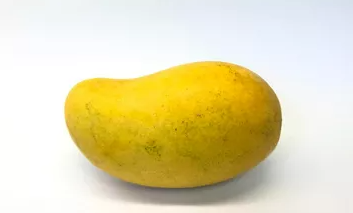
#> input picture mangga_matang/1.PNG, 353 x 213 px, found by its file name; its folder holds only this picture in this run
$ jupyter execute --allow-errors Mangga_KNN.ipynb   (shell and % lines are left out)
#> lines starting #> are read from the running program, lines starting #| are printed output that depends on the picture
<a href="https://colab.research.google.com/github/mprksa/Mangga/blob/main/Mangga_KNN.ipynb" target="_parent"></a>

[cell 1]
import os
import numpy as np
from sklearn.neighbors import KNeighborsClassifier
from sklearn.metrics import confusion_matrix, classification_report, ConfusionMatrixDisplay, accuracy_score
import matplotlib.pyplot as plt
from PIL import Image, ImageEnhance

[cell 2]
# Fungsi untuk augmentasi gambar
def augment_image(image):
    # Rotasi acak
    angle = np.random.uniform(-15, 15)
    image = image.rotate(angle)
    # Penambahan kontras
    enhancer = ImageEnhance.Contrast(image)
    image = enhancer.enhance(np.random.uniform(0.8, 1.2))
    return image

[cell 3]
# Fungsi untuk membaca dan mengaugmentasi gambar
def load_images_from_folder(folder, augment=False):
#> called with folder = 'Mangga/train', augment = False
    images = []
    labels = []
    for label, category in enumerate(['mangga_matang', 'mangga_mentah', 'mangga_setengah_matang']):
        category_folder = os.path.join(folder, category)
        for filename in os.listdir(category_folder):
            img_path = os.path.join(category_folder, filename)
            try:
                image = Image.open(img_path)
#> image is the input picture: PIL image 353x213 RGBA; mean R, G, B, A 227, 217.5, 175.6, 255
                image = image.convert('RGB')  # Konversi ke RGB
#> image: PIL image 353x213 RGB
                if augment:
                    image = augment_image(image)
                image = image.resize((64, 64))  # Ubah ukuran gambar jika perlu
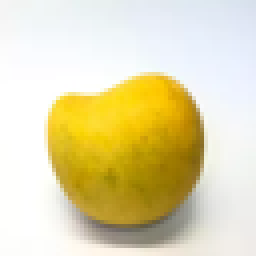
#> image: PIL image 64x64 RGB (shown 4 times larger); mean R, G, B 227, 217.5, 175.6
                image_np = np.array(image).flatten()
#> image_np = 12288 values, max 255 at index 2129, min 0 at index 4343, mean 206.7
                images.append(image_np)
                labels.append(label)
            except Exception as e:
                print(f"Error processing file {img_path}: {e}")
    return np.array(images), np.array(labels)

[cell 4]
# Folder dataset
dataset_base_folder = 'Mangga'

#> (a cell that did not finish here is left out)

#> (a cell that did not finish here is left out)

#> call 2 of load_images_from_folder, with folder = 'Mangga/train', augment = True
#> in augment_image, `image = image.rotate(angle)`:
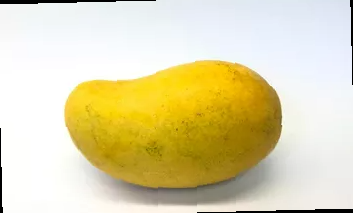
#> image: PIL image 353x213 RGB; mean R, G, B 223.7, 214.2, 172.2
#> in load_images_from_folder (call 2), `image = image.resize((64, 64))`:
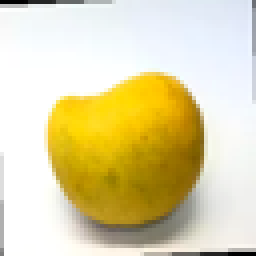
#> image: PIL image 64x64 RGB (shown 4 times larger); mean R, G, B 224.2, 214, 170.3
#> in load_images_from_folder (call 2), `image_np = np.array(image).flatten()`: image_np = 12288 values, max 255 at index 1532, min 0 at index 0, mean 202.8
